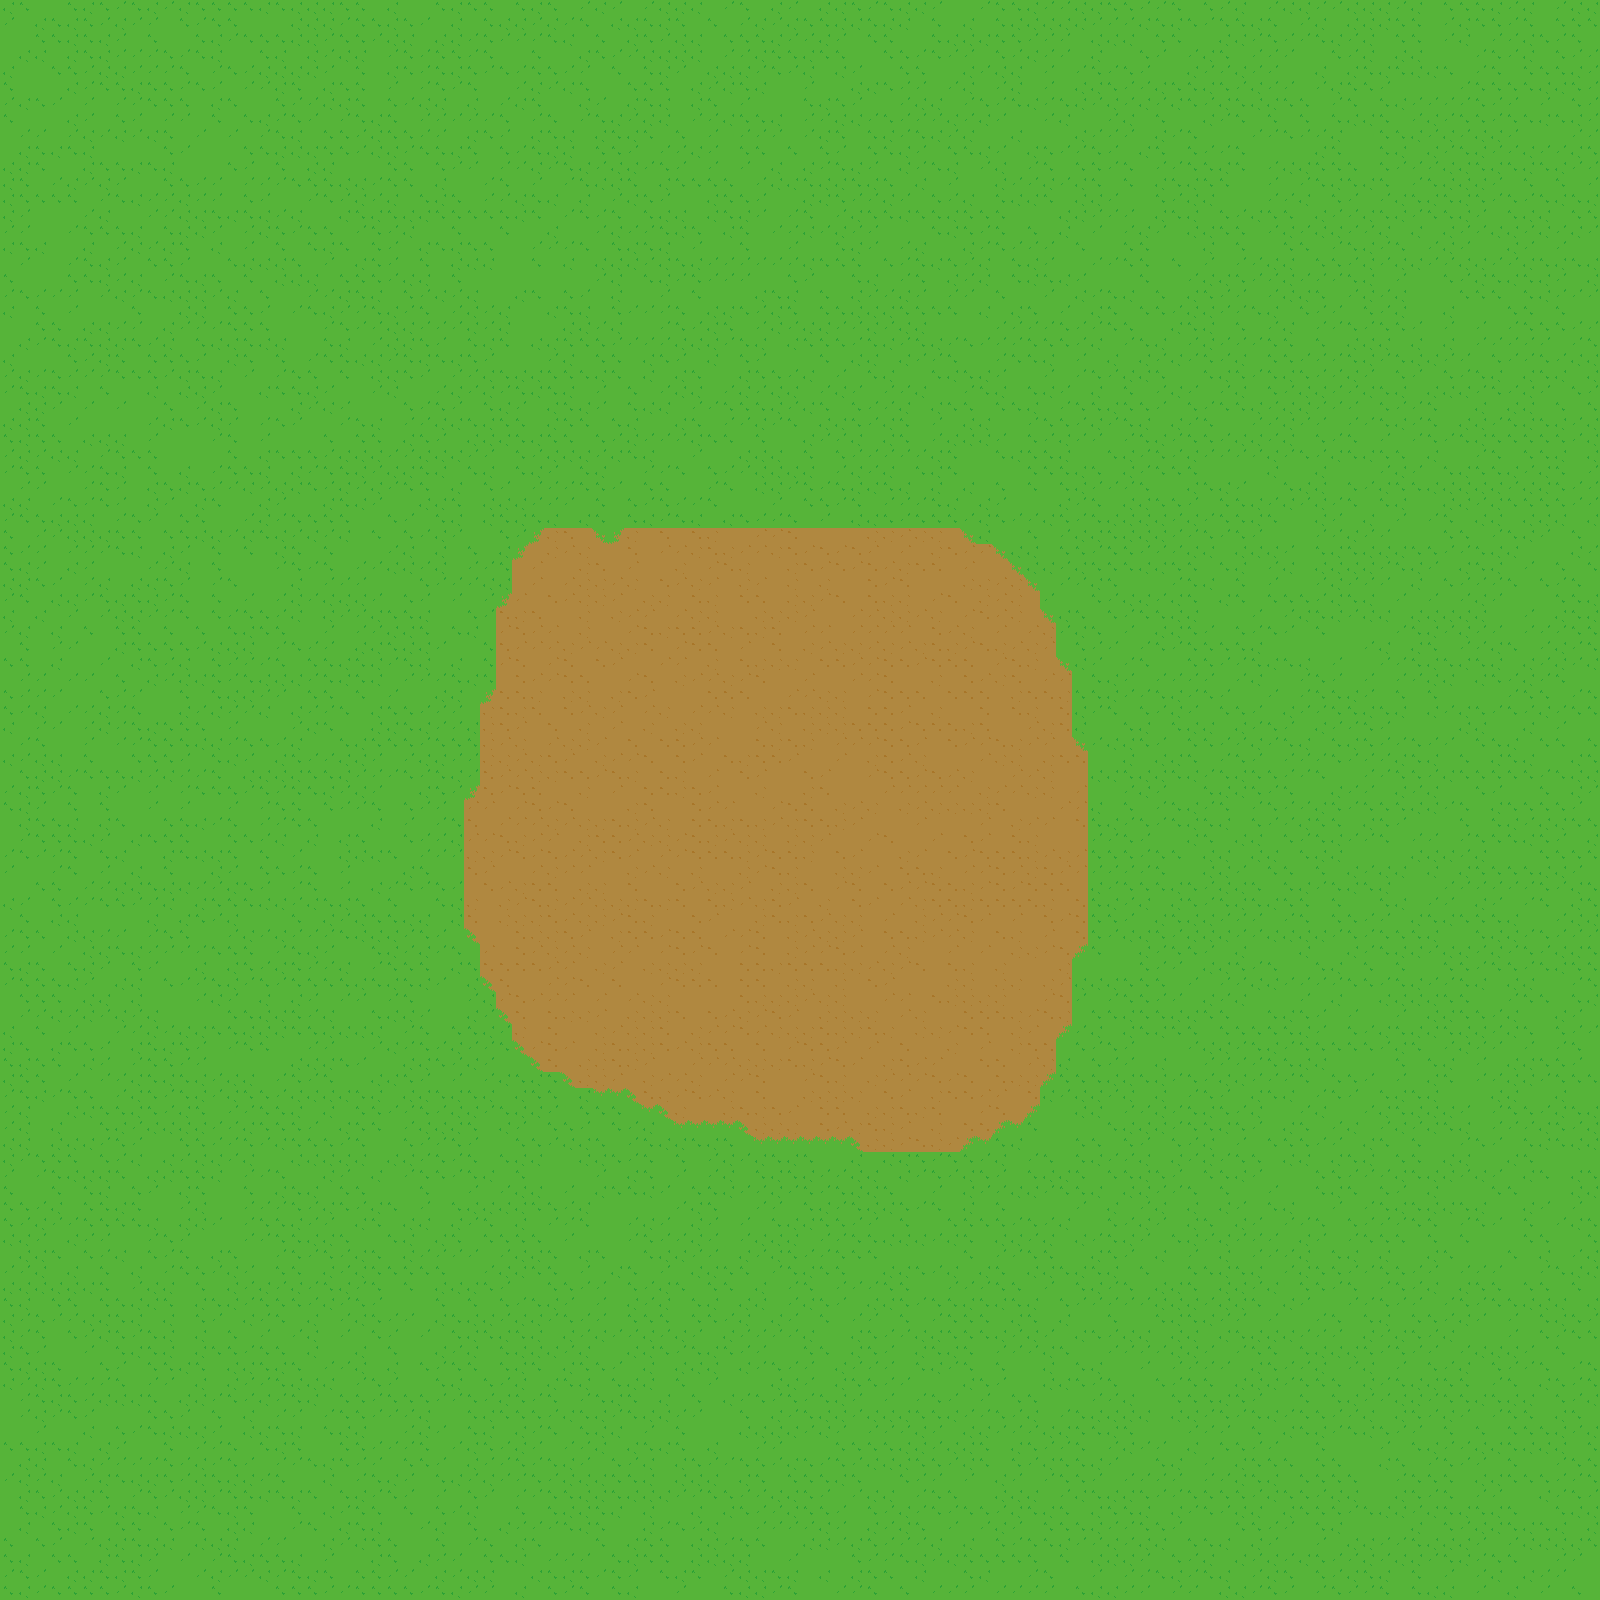

A 2D game scene composited from a Tiled map and its tileset images. What follows is a short description and the map's XML, with each tile layer's data collapsed to a summary:
An orthogonal 100x100 tile map with 16x16 px tiles, 1 tile layer (Ground), 3 tilesets and 1 object (Player).

<map version="1.5" tiledversion="1.7.1" orientation="orthogonal" renderorder="left-up" width="100" height="100" tilewidth="16" tileheight="16" infinite="0" nextlayerid="4" nextobjectid="2">
 <tileset firstgid="1" name="ground-sheet" tilewidth="32" tileheight="32" tilecount="4" columns="4">
  <image source="../tiles/ground-sheet.png" width="128" height="32" />
 </tileset>
 <tileset firstgid="5" source="rpg_tileset.tsx" />
 <tileset firstgid="405" source="player_test.tsx" />
 <layer id="2" name="Ground" width="100" height="100">
  <data>[10000 cells, 10000 non-empty, 13 distinct tile ids]</data>
 </layer>
 <objectgroup id="3" name="Entity">
  <object id="1" name="Player" type="Player" gid="405" x="518" y="612.667" width="28" height="48" />
 </objectgroup>
</map>
